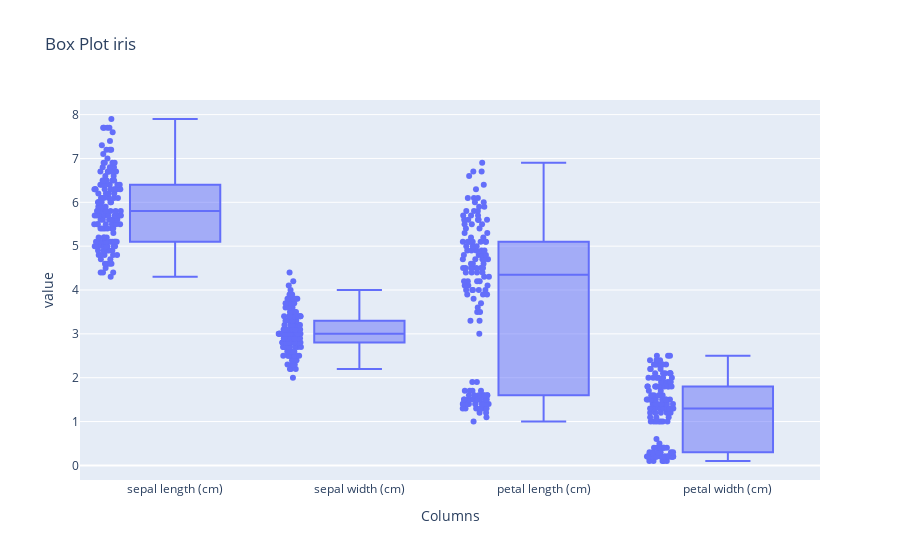

Here is the notebook cell this chart was saved with:
### Markdown cell above
## quiz 2. Plotly express를 이용해서 네 개의 특성을 한 그래프에 boxplot으로 그린 결과

### Code cell
import plotly.express as px
import numpy as np


px.box(iris_pd, title="Box Plot iris", labels={'variable': 'Columns'}, points= 'all')

### Figure 1 — Plotly figure (JSON) as saved in the notebook; plotly's stock layout.template omitted (floating-point values rounded to 4 significant figures; data arrays with more than 128 entries replaced by an {"elided": "..."} marker saying what was removed)
{"data": [{"alignmentgroup": "True", "boxpoints": "all", "hovertemplate": "Columns=%{x}<br>value=%{y}<extra></extra>", "legendgroup": "", "marker": {"color": "#636efa"}, "name": "", "notched": false, "offsetgroup": "", "orientation": "v", "showlegend": false, "type": "box", "x": {"elided": "600 str values"}, "x0": " ", "xaxis": "x", "y": {"elided": "600 float values"}, "y0": " ", "yaxis": "y"}], "layout": {"boxmode": "group", "legend": {"tracegroupgap": 0}, "title": {"text": "Box Plot iris"}, "xaxis": {"anchor": "y", "domain": [0, 1], "title": {"text": "Columns"}}, "yaxis": {"anchor": "x", "domain": [0, 1], "title": {"text": "value"}}}}
